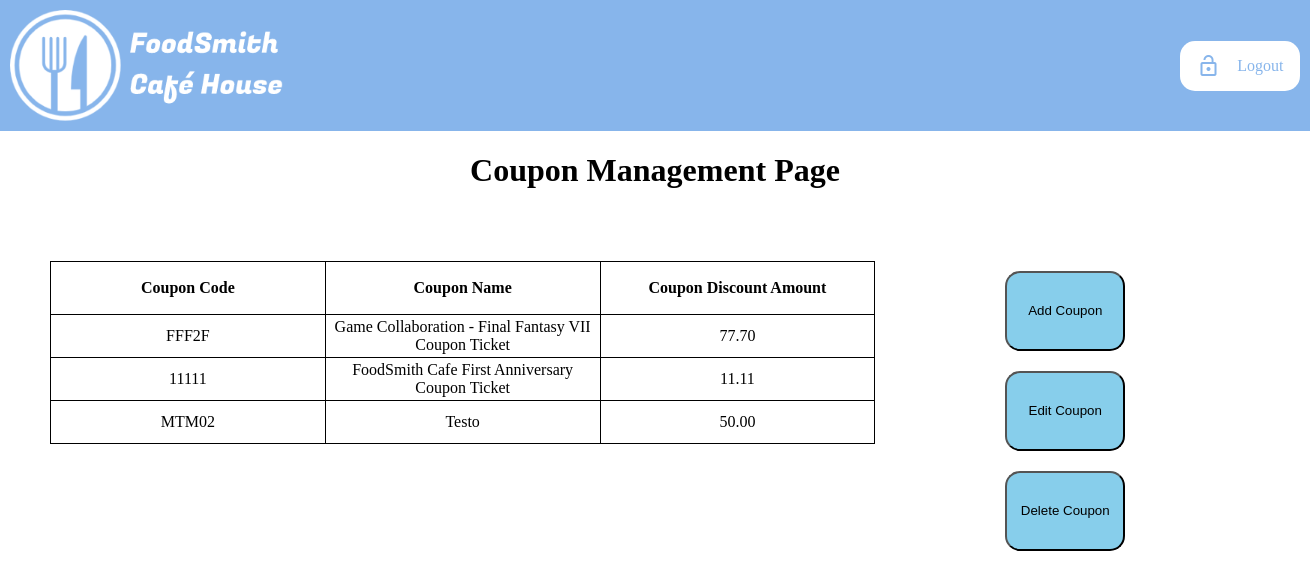
Page /coupon/index.php on the earlier database version.
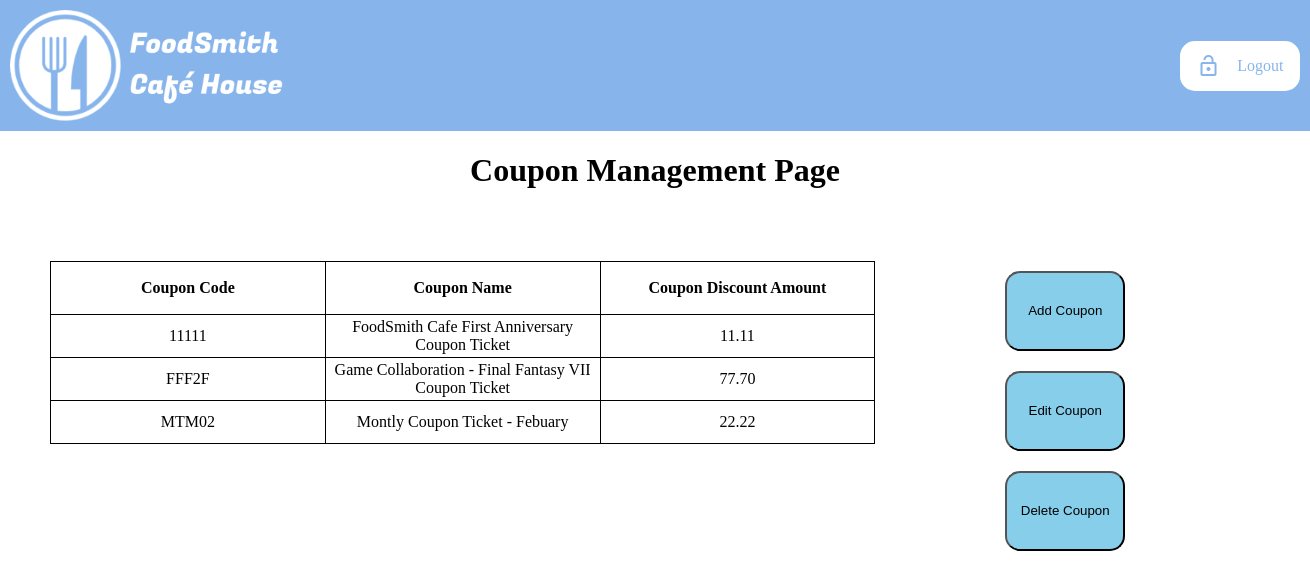
Same page on the later database version.
### tables this page shows
CREATE TABLE `coupon` (
  `couponCode` varchar(10) NOT NULL,
  `couponName` text NOT NULL,
  `couponAmount` float NOT NULL
);

### coupon/index.php (the view, shortened to what this page needs)
<!DOCTYPE html>
<html lang="en">
<head>
	<link rel="stylesheet" href="coupon_style.css">
<?php
	include_once ($_SERVER['DOCUMENT_ROOT']."/template/header.php");
?>
	<h1>Coupon Management Page</h1>
	<article>
		<div class="table-group">
	<?php
		include_once ($_SERVER['DOCUMENT_ROOT']."/db_conn.php");
		$couponQuery = "SELECT * FROM coupon";
		$couponResult = $conn->query($couponQuery);
		echo "<table class='theTables'><tr><th>Coupon Code</th><th>Coupon Name</th><th>Coupon Discount Amount</th></tr>";
		if ($couponResult->num_rows > 0)
		{
			while ($couponRow = $couponResult->fetch_assoc())
			{
				echo "<tr class='list-items'><td>" . $couponRow["couponCode"] . "</td><td>" . $couponRow["couponName"] . "</td><td>" . number_format($couponRow["couponAmount"], 2) . "</td></tr>";
			}
		}
		else
		{
			echo "0 results";
		}
		echo "</table>";
	?>
		</div>
		<div class='coupon-buttons-group'>
			<button class='coupon-buttons' onclick="showAddCoupon()">
				<p>Add Coupon</p>
			</button>
			<button class='coupon-buttons' onclick="showEditCoupon()">
				<p>Edit Coupon</p>
			</button>
			<button class='coupon-buttons' onclick="showDeleteCoupon()">
				<p>Delete Coupon</p>
			</button>
		</div>
	</article>
</body>
</html>

### template/header.php (shortened to what this page needs)
		<link rel="stylesheet" href="/styles/headerStyle.css">
</head>
<body>
<header>
		<img src='/template/images/logo_white.png' alt='logo'>
		<div id='logout-button'>
			<i class='material-icons'>lock_open</i>
			<p>Logout</p>
		</div>
</header>

### coupon/coupon_style.css (style rules this page uses)
body { padding: 0; margin: 0; background-color: white; }
article { padding: 50px; width: 100%; display: flex; flex-direction: row; }
h1 { text-align: center; }
.table-group { width: 70%; }
.table-group table { width: 90%; table-layout: fixed; text-align: center; }
.table-group table, .table-group th, .table-group td { border: 1px solid black; border-collapse: collapse; }
.table-group th { height: 50px; }
.table-group td { height: 40px; }
.coupon-buttons-group { width: 15%; display: flex; flex-direction: column; align-items: center; }
.coupon-buttons { height: 80px; width: 120px; background-color: #87ceeb; margin: 10px; border-radius: 15px; text-align: center; display: flex; justify-content: space-evenly; align-items: center; }

### styles/headerStyle.css (style rules this page uses)
header { width: 100%; height: auto; background-color: #87b5eb; display: flex; align-items: center; justify-content: space-between; -webkit-touch-callout: none; -webkit-user-select: none; -khtml-user-select: none; -moz-user-select: none; -ms-user-select: none; user-select: none; }
header img { margin: 10px; width: 300px; height: auto; }
header #logout-button { width: 120px; height: 50px; background-color: white; margin: 10px; border-radius: 15px; text-align: center; display: flex; justify-content: space-evenly; align-items: center; color: #87b5eb; }

Differences in the rows shown:
shown differently, row unchanged: coupon "FoodSmith Cafe First Anniversary Coupon Ticket": moves up the list
changed coupon "MTM02": couponName "Testo" → "Montly Coupon Ticket - Febuary"; couponAmount "50.00" → "22.22"
